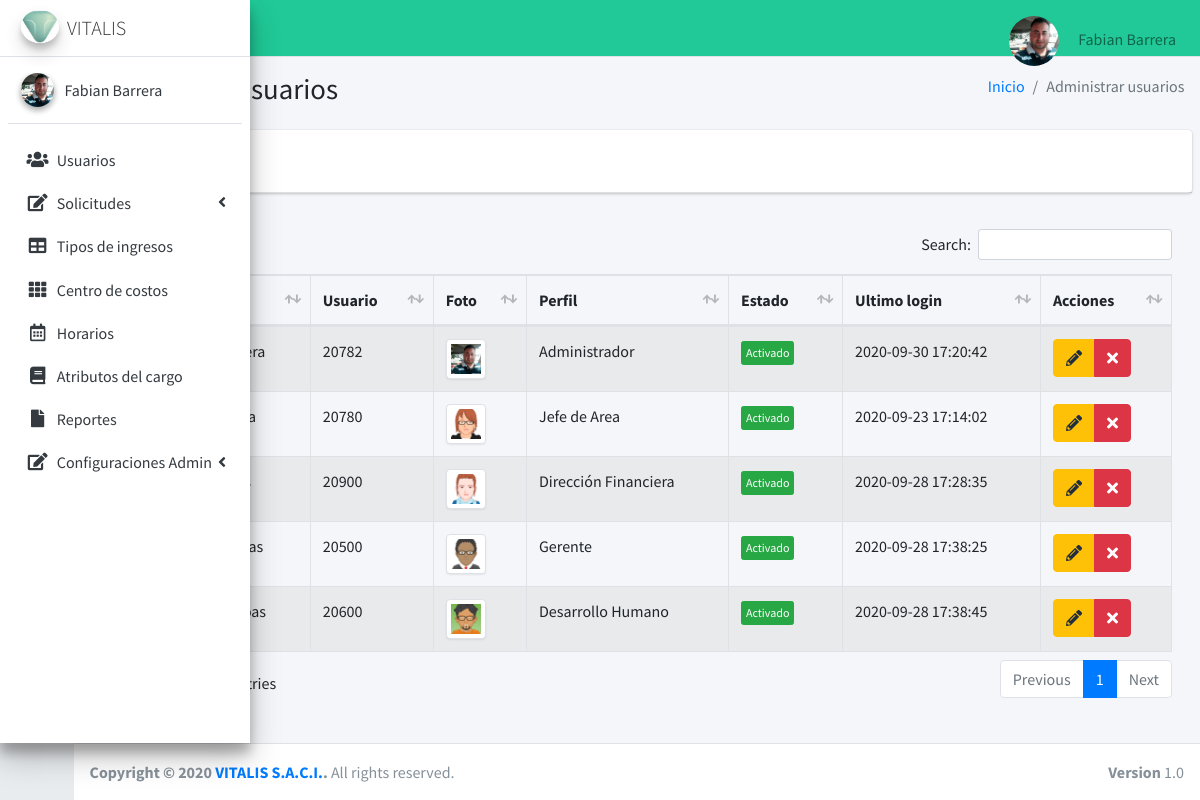
Before: /usuarios (signed in) with the older database file.
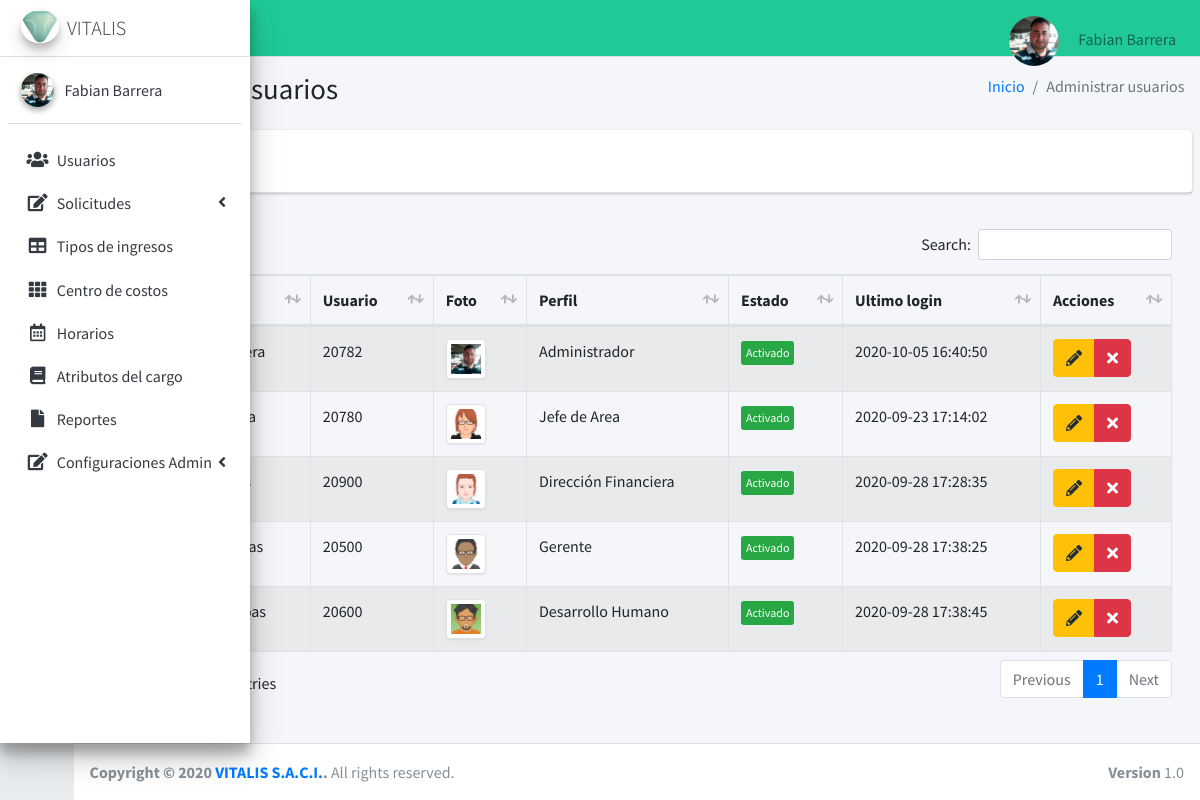
After: the same page with the newer database file.
### tables this page shows
CREATE TABLE `usuarios` (
  `iduser` int(11) NOT NULL,
  `nombre` varchar(100) NOT NULL,
  `correo` varchar(50) NOT NULL,
  `usuario` text DEFAULT NULL,
  `password` text NOT NULL,
  `perfil` text NOT NULL,
  `area` text NOT NULL,
  `estado` int(11) NOT NULL,
  `fecha` timestamp NULL DEFAULT current_timestamp(),
  `foto` text NOT NULL,
  `telefono` bigint(50) DEFAULT NULL,
  `ultimologin` datetime DEFAULT NULL
);

### controladores/plantilla.controlador.php (called while the page is built)
<?php
class ControladorPlantilla{
    static public function ctrPlantilla(){
        include "vistas/plantilla.php";
    }
}

### index.php (called while the page is built, shortened)
<?php
  require_once "controladores/plantilla.controlador.php";
  require_once "controladores/usuarios.controlador.php";
  require_once "controladores/tiposIngreso.controlador.php";
  require_once "modelos/usuarios.modelo.php";
  $plantilla =new ControladorPlantilla();
  $plantilla -> ctrPlantilla();
  ?>

### controladores/usuarios.controlador.php (called while the page is built, shortened)
<?php
class ControladorUsuarios{
	static public function ctrMostrarUsuarios($item, $valor){
		$tabla = "usuarios";
		$respuesta = ModeloUsuarios::mdlMostrarUsuarios($tabla, $item, $valor);
		return $respuesta;
	}
}

### modelos/conexion.php (called while the page is built)
<?php
class Conexion{
	static public function conectar(){
		$link = new PDO("mysql:host=localhost;dbname=vitaweb",
			            "root",
			            "");
		$link->exec("set names utf8");
		return $link;
	}
}

### modelos/usuarios.modelo.php (called while the page is built, shortened)
<?php
require_once "conexion.php";
class ModeloUsuarios{
	static public function mdlMostrarUsuarios($tabla, $item, $valor){
		if ($item != null) {
			$stmt = Conexion::conectar()->prepare("SELECT * FROM $tabla WHERE $item = :$item");
        	$stmt -> bindParam(":".$item, $valor, PDO::PARAM_STR);
        	$stmt -> execute();
        	return $stmt -> fetch();
		}else{
			$stmt = Conexion::conectar()->prepare("SELECT * FROM $tabla");
        	$stmt -> execute();
        	return $stmt -> fetchAll();
		}
    }
}

### vistas/modulos/usuarios.php (the view, shortened to what this page needs)
<div class="content-wrapper">
  <section class="content-header">
    <div class="container-fluid">
      <div class="row mb-2">
        <div class="col-sm-6">
          <h1>Administrar usuarios</h1>
        </div>
        <div class="col-sm-6">
          <ol class="breadcrumb float-sm-right">
            <li class="breadcrumb-item"><a href="inicio">Inicio</a></li>
            <li class="breadcrumb-item active">Administrar usuarios</li>
          </ol>
        </div>
      </div>
    </div>
  </section>
  <section class="content">
    <div class="card">
      <div class="card-header">
        <button type="button" class="btn btn-primary" data-toggle="modal" data-target="#AgregarUsuario">
        </button>
      </div>
    </div>
    <div class="card-body">
      <table id="example1" class="table table-bordered table-striped">
        <thead>
          <tr>
            <th style="width: 10px;" >#</th>
            <th>Nombre</th>
            <th>Usuario</th>
            <th>Foto</th>
            <th>Perfil</th>
            <th>Estado</th>
            <th>Ultimo login</th>
            <th>Acciones</th>
          </tr>
        </thead>
        <tbody>
        <?php
        $item = null;
        $valor = null;
          $usuarios = ControladorUsuarios::ctrMostrarUsuarios($item, $valor);
          foreach ($usuarios as $key => $value) {
            echo ' <tr>
            <td>'.($key+1).'</td>
            <td>'.$value["nombre"].'</td>
            <td>'.$value["usuario"].'</td>';
            if ($value["foto"] != ""){
              echo '<td><img src="'.$value["foto"].'" class="img-thumbnail" width="40px"></td>';
            }else {
              echo'<td><img src="vistas/dist/img/anonymous.png" class="img-thumbnail" width="40px"></td>';
            }
            echo '<td>'.$value["perfil"].'</td>';
                if($value["estado"] != 0){
                  echo '<td><button class="btn btn-success btn-xs btnActivar" idUsuario="'.$value["iduser"].'" estadoUsuario="0">Activado</button></td>';
                }else{
                  echo '<td><button class="btn btn-danger btn-xs btnActivar" idUsuario="'.$value["iduser"].'" estadoUsuario="1">Desactivado</button></td>';
                }
                echo '<td>'.$value["ultimologin"].'</td>
                <td>
              <div class="btn-group">
                <button class="btn btn-warning btnEditarUsuario"idUsuario="'.$value["iduser"].'"data-toggle="modal" data-target="#modalEditarUsuario"><i class="fas fa-pencil-alt"></i></button>
                <button class="btn btn-danger btnEliminarUsuario"idUsuario="'.$value["iduser"].'"fotoUsuario="'.$value["foto"].'"usuario="'.$value["usuario"].'"><i class="fa fa-times"></i></button>
              </div>
            </td>
          </tr>';
          }
        ?>
        </tbody>
      </table>
    </div>
</div>
</div>

### vistas/plantilla.php (shortened to what this page needs)
<!DOCTYPE html>
<html>
<head>
  <link rel="stylesheet" href="vistas/plugins/fontawesome-free/css/all.min.css">
  <link rel="stylesheet" href="https://code.ionicframework.com/ionicons/2.0.1/css/ionicons.min.css">
  <link rel="stylesheet" href="vistas/plugins/datatables-bs4/css/dataTables.bootstrap4.min.css">
  <link rel="stylesheet" href="vistas/plugins/datatables-responsive/css/responsive.bootstrap4.min.css">
  <link rel="stylesheet" href="vistas/plugins/tempusdominus-bootstrap-4/css/tempusdominus-bootstrap-4.min.css">
  <link rel="stylesheet" href="vistas/plugins/icheck-bootstrap/icheck-bootstrap.min.css">
  <link rel="stylesheet" href="vistas/plugins/jqvmap/jqvmap.min.css">
  <link rel="stylesheet" href="vistas/dist/css/adminlte.css">
  <link rel="stylesheet" href="vistas/plugins/overlayScrollbars/css/OverlayScrollbars.min.css">
  <link rel="stylesheet" href="vistas/plugins/daterangepicker/daterangepicker.css">
  <link rel="stylesheet" href="vistas/plugins/summernote/summernote-bs4.css">
</head>
<body class="hold-transition sidebar-collapse sidebar-mini login-page">
  <?php
  if (isset($_SESSION["iniciarSesion"]) && $_SESSION["iniciarSesion"] == "ok") {
    echo '<div class="wrapper">';
    include "modulos/nav.php";
    include "modulos/menu.php";
    if (isset($_GET["ruta"])) {
      if (
        $_GET["ruta"] == "inicio" ||
        $_GET["ruta"] == "usuarios" ||
        $_GET["ruta"] == "administrarsolicitudes" ||
        $_GET["ruta"] == "crear-solicitud" ||
        $_GET["ruta"] == "editar-solicitud" ||
        $_GET["ruta"] == "tiposIngreso" ||
        $_GET["ruta"] == "centroCostos" ||
        $_GET["ruta"] == "horarios" ||
        $_GET["ruta"] == "atributosCargo" ||
        $_GET["ruta"] == "reportes" ||
        $_GET["ruta"] == "configuraciones" ||
        $_GET["ruta"] == "configurarCorreo" ||
        $_GET["ruta"] == "datosFormato" ||
        $_GET["ruta"] == "perfiles" ||
        $_GET["ruta"] == "login" ||
        $_GET["ruta"] == "salir"
      ) {
        include "modulos/" . $_GET["ruta"] . ".php";
      } else {
        include "modulos/404.php";
      }
    } else {
      include "modulos/inicio.php";
    }
    include "modulos/footer.php";
  } else {
    include "modulos/login.php";
  }
  ?>
</body>
</html>

### vistas/modulos/nav.php (shortened to what this page needs)
<nav class="main-header navbar navbar-expand navbar-teal navbar-light">
    <ul class="navbar-nav">
        <li class="nav-item">
            <a class="nav-link" data-widget="pushmenu" href="#" role="button"><i class="fas fa-bars"></i></a>
        </li>
    </ul>
    <ul class="navbar-nav ml-auto">
        <li class="nav-item dropdown user-menu">
            <a href="#" class="nav-link dropdown-toggle" data-toggle="dropdown" aria-expanded="false">
            <?php
                   if ($_SESSION["foto"] != ""){
                   echo '<img src="'.$_SESSION["foto"].'"class="img-size-50 mr-3 img-circle">';
                   }else {
                   echo '<img src="vistas/img/usuarios/user1.jpg" class="img-size-50 mr-3 img-circle">';
                   }
                   ?>
                <span class="d-none d-md-inline"> <?php echo $_SESSION["nombre"]; ?></span>
            </a>
        </li>
    </ul>
</nav>

### vistas/modulos/menu.php (shortened to what this page needs)
<aside class="main-sidebar sidebar-light-primary elevation-4">
    <a href="inicio" class="brand-link">
      <img src="vistas/dist/img/logo3.png" alt="AdminLTE Logo" class="brand-image img-circle elevation-3"
           style="opacity: .8">
      <span class="brand-text font-weight-light">VITALIS</span>
    </a>
    <div class="sidebar">
      <div class="user-panel mt-3 pb-3 mb-3 d-flex">
        <div class="image">
        <?php
                   if ($_SESSION["foto"] != ""){
                    echo '<img src="'.$_SESSION["foto"].'"class="img-circle elevation-2">';
                   }else {
                    echo '<img src="vistas/img/usuarios/user5.png" class="img-circle elevation-2" alt="User Image">';
                   }
                ?>
        </div>
        <div class="info">
          <a href="#" class="d-block"><?php echo $_SESSION["nombre"]; ?></a>
        </div>
      </div>
      <nav class="mt-2">
        <ul class="nav nav-pills nav-sidebar flex-column" data-widget="treeview" role="menu" data-accordion="false">
               <li class="nav-item">
            <a href="usuarios" class="nav-link">
              <i class="nav-icon fas fa-users"></i>
              <p>
                Usuarios
              </p>
            </a>
            <li class="nav-item has-treeview">
            <a href="#" class="nav-link">
            <i class="nav-icon fas fa-edit"></i>
              <p>
                Solicitudes
                <i class="right fas fa-angle-left"></i>
              </p>
            </a>
          </li>
          <li class="nav-item">
            <a href="tiposIngreso" class="nav-link">
            <i class="nav-icon fas fa-table"></i>
              <p>
                Tipos de ingresos
              </p>
            </a>
          </li>
          <li class="nav-item">
            <a href="centroCostos" class="nav-link">
              <i class="nav-icon fas fa-th"></i>
              <p>
                Centro de costos
              </p>
            </a>
          </li>
          <li class="nav-item">
            <a href="horarios" class="nav-link">
              <i class="nav-icon far fa-calendar-alt"></i>
              <p>
                Horarios
              </p>
            </a>
          </li>
          <li class="nav-item">
            <a href="atributosCargo" class="nav-link">
              <i class="nav-icon fas fa-book"></i>
              <p>
                Atributos del cargo
              </p>
            </a>
          </li>
          <li class="nav-item">
            <a href="reportes" class="nav-link">
              <i class="nav-icon fas fa-file"></i>
              <p>
                Reportes
              </p>
            </a>
          </li>
          <li class="nav-item has-treeview">
            <a href="configuraciones" class="nav-link">
            <i class="nav-icon fas fa-edit"></i>
              <p>
                Configuraciones Admin
                <i class="right fas fa-angle-left"></i>
              </p>
            </a>
          </li>
            </ul>
      </nav>
    </div>
  </aside>

### vistas/modulos/footer.php
<footer class="main-footer">
    <strong>Copyright &copy; 2020 <a href="#">VITALIS S.A.C.I.</a>.</strong>
    All rights reserved.
    <div class="float-right d-none d-sm-inline-block">
      <b>Version</b> 1.0
    </div>
  </footer>

Changed rows visible on the page:
changed usuarios "Administrador": ultimologin "2020-09-30 17:20:42" → "2020-10-05 16:40:50"
